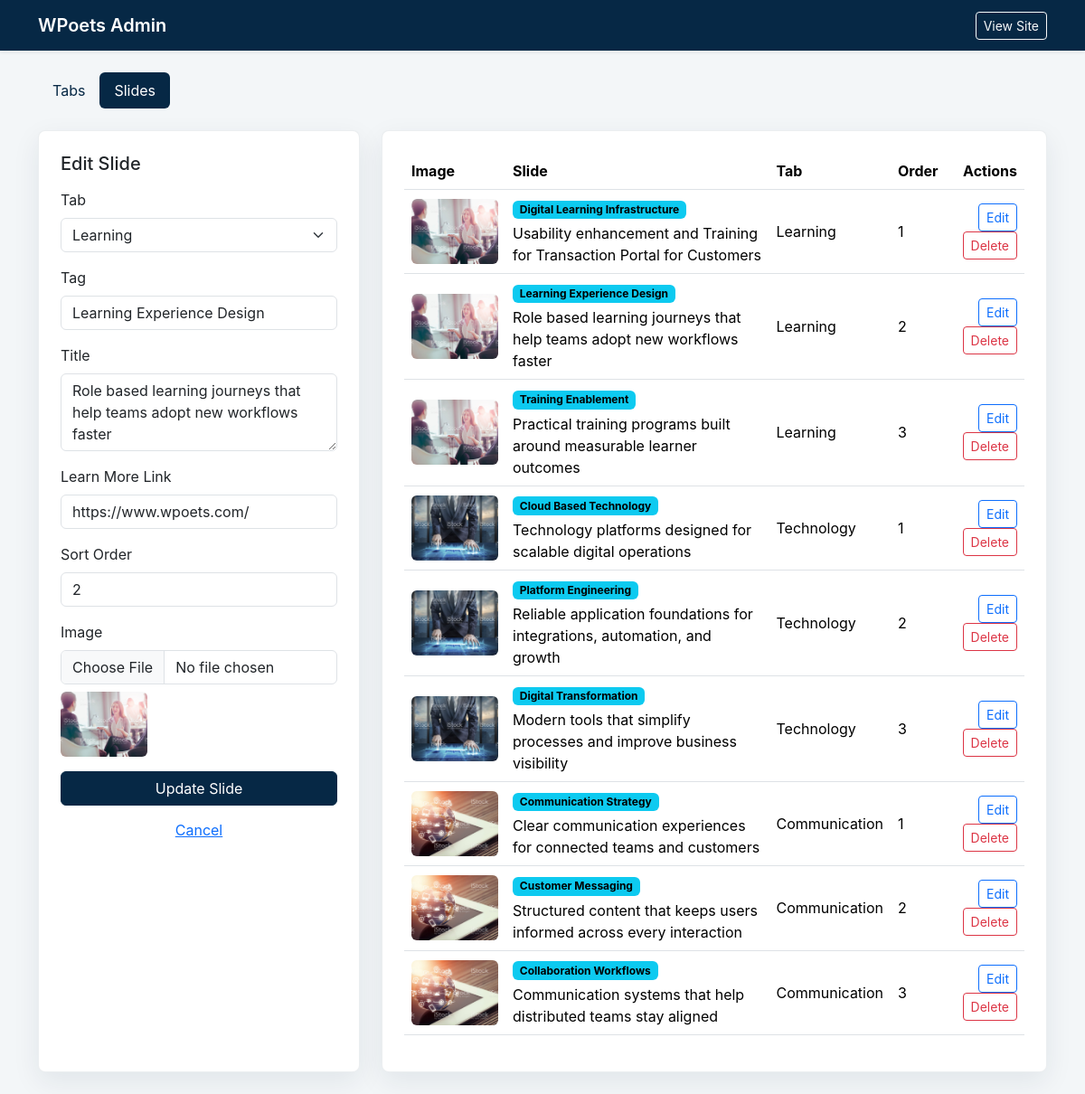
Screenshot of /admin/index.php?resource=slides&action=edit&id=2 with the database file from the repository.
### tables this page shows
CREATE TABLE slides (
  id INT UNSIGNED NOT NULL AUTO_INCREMENT,
  tab_id INT UNSIGNED NOT NULL,
  tag VARCHAR(120) NOT NULL,
  title VARCHAR(255) NOT NULL,
  image VARCHAR(255) NOT NULL,
  learn_more_link VARCHAR(255) NOT NULL DEFAULT '#',
  sort_order INT NOT NULL DEFAULT 0,
  PRIMARY KEY (id),
  INDEX idx_slides_tab_sort (tab_id, sort_order),
  CONSTRAINT fk_slides_tabs
    FOREIGN KEY (tab_id) REFERENCES tabs(id)
    ON DELETE CASCADE
    ON UPDATE CASCADE
);

CREATE TABLE tabs (
  id INT UNSIGNED NOT NULL AUTO_INCREMENT,
  title VARCHAR(120) NOT NULL,
  icon VARCHAR(255) DEFAULT NULL,
  sort_order INT NOT NULL DEFAULT 0,
  PRIMARY KEY (id),
  INDEX idx_tabs_sort_order (sort_order)
);

### controllers/AdminController.php (called while the page is built, shortened)
<?php
require_once __DIR__ . '/../models/Tab.php';
require_once __DIR__ . '/../models/Slide.php';
final class AdminController
{
    private Tab $tabs;
    private Slide $slides;
    public function __construct(private readonly PDO $db)
    {
        $this->tabs = new Tab($db);
        $this->slides = new Slide($db);
    }
    public function handle(): void
    {
        $resource = $_GET['resource'] ?? 'tabs';
        $action = $_GET['action'] ?? 'index';
        try {
            $this->renderPage($resource, $action);
        } catch (Throwable $exception) {
            $error = $exception->getMessage();
            $this->renderPage($resource, $action, $error);
        }
    }
    private function renderPage(string $resource, string $action, ?string $error = null): void
    {
        $tabs = $this->tabs->all();
        $slides = $this->slides->all();
        if ($resource === 'slides' && $action === 'edit') {
            $editingSlide = $this->slides->find((int) ($_GET['id'] ?? 0));
        }
        require __DIR__ . '/../views/admin/layout.php';
    }
}

### admin/index.php (called while the page is built, shortened)
<?php
require_once __DIR__ . '/../config/config.php';
require_once __DIR__ . '/../controllers/AdminController.php';
$controller = new AdminController(Database::connection());
$controller->handle();

### models/Slide.php (called while the page is built, shortened)
<?php
final class Slide
{
    public function all(): array
    {
        $stmt = $this->db->query(
            'SELECT slides.*, tabs.title AS tab_title
             FROM slides
             INNER JOIN tabs ON tabs.id = slides.tab_id
             ORDER BY tabs.sort_order ASC, slides.sort_order ASC, slides.id ASC'
        );
        return $stmt->fetchAll();
    }
    public function find(int $id): ?array
    {
        $stmt = $this->db->prepare('SELECT * FROM slides WHERE id = :id');
        $stmt->execute(['id' => $id]);
        $slide = $stmt->fetch();
        return $slide ?: null;
    }
}

### config/config.php (called while the page is built, shortened)
<?php
function e(?string $value): string
{
    return htmlspecialchars((string) $value, ENT_QUOTES, 'UTF-8');
}
function admin_url(string $query = ''): string
{
    $path = rtrim(BASE_URL, '/') . '/admin/index.php';
    return $query === '' ? $path : $path . '?' . ltrim($query, '?');
}

### models/Tab.php (called while the page is built, shortened)
<?php
final class Tab
{
    public function all(): array
    {
        $stmt = $this->db->query('SELECT * FROM tabs ORDER BY sort_order ASC, id ASC');
        return $stmt->fetchAll();
    }
}

### views/admin/slides.php (the view, shortened to what this page needs)
<?php
$isEditing = is_array($editingSlide);
$formAction = $isEditing ? admin_url('resource=slides&action=edit&id=' . (int) $editingSlide['id']) : admin_url('resource=slides&action=create');
?>
<div class="row g-4">
    <div class="col-lg-4">
        <div class="admin-card">
            <h1 class="h5 mb-3"><?= $isEditing ? 'Edit Slide' : 'Create Slide' ?></h1>
            <form method="post" action="<?= e($formAction) ?>" enctype="multipart/form-data">
                <div class="mb-3">
                    <label class="form-label" for="tab_id">Tab</label>
                    <select class="form-select" id="tab_id" name="tab_id" required>
                        <?php foreach ($tabs as $tab): ?>
                            <option value="<?= (int) $tab['id'] ?>" <?= (int) ($editingSlide['tab_id'] ?? 0) === (int) $tab['id'] ? 'selected' : '' ?>>
                                <?= e($tab['title']) ?>
                            </option>
                        <?php endforeach; ?>
                    </select>
                </div>
                <div class="mb-3">
                    <label class="form-label" for="tag">Tag</label>
                    <input class="form-control" id="tag" name="tag" required value="<?= e($editingSlide['tag'] ?? '') ?>">
                </div>
                <div class="mb-3">
                    <label class="form-label" for="title">Title</label>
                    <textarea class="form-control" id="title" name="title" rows="3" required><?= e($editingSlide['title'] ?? '') ?></textarea>
                </div>
                <div class="mb-3">
                    <label class="form-label" for="learn_more_link">Learn More Link</label>
                    <input class="form-control" id="learn_more_link" name="learn_more_link" value="<?= e($editingSlide['learn_more_link'] ?? '#') ?>">
                </div>
                <div class="mb-3">
                    <label class="form-label" for="sort_order">Sort Order</label>
                    <input class="form-control" id="sort_order" type="number" name="sort_order" value="<?= e((string) ($editingSlide['sort_order'] ?? 0)) ?>">
                </div>
                <div class="mb-3">
                    <label class="form-label" for="image">Image</label>
                    <input class="form-control" id="image" type="file" name="image" accept="image/*" <?= $isEditing ? '' : 'required' ?>>
                    <?php if (!empty($editingSlide['image'])): ?>
                        <img class="preview-slide mt-2" src="../<?= e($editingSlide['image']) ?>" alt="">
                    <?php endif; ?>
                </div>
                <button class="btn btn-primary w-100" type="submit"><?= $isEditing ? 'Update Slide' : 'Create Slide' ?></button>
                <?php if ($isEditing): ?>
                    <a class="btn btn-link w-100 mt-2" href="<?= e(admin_url('resource=slides')) ?>">Cancel</a>
                <?php endif; ?>
            </form>
        </div>
    </div>
    <div class="col-lg-8">
        <div class="admin-card">
            <div class="table-responsive">
                <table class="table align-middle">
                    <thead>
                    <tr>
                        <th>Image</th>
                        <th>Slide</th>
                        <th>Tab</th>
                        <th>Order</th>
                        <th class="text-end">Actions</th>
                    </tr>
                    </thead>
                    <tbody>
                    <?php foreach ($slides as $slide): ?>
                        <tr>
                            <td><img class="preview-slide" src="../<?= e($slide['image']) ?>" alt=""></td>
                            <td>
                                <span class="badge text-bg-info mb-1"><?= e($slide['tag']) ?></span>
                                <div><?= e($slide['title']) ?></div>
                            </td>
                            <td><?= e($slide['tab_title']) ?></td>
                            <td><?= e((string) $slide['sort_order']) ?></td>
                            <td class="text-end">
                                <a class="btn btn-sm btn-outline-primary" href="<?= e(admin_url('resource=slides&action=edit&id=' . (int) $slide['id'])) ?>">Edit</a>
                                <form class="d-inline" method="post" action="<?= e(admin_url('resource=slides&action=delete&id=' . (int) $slide['id'])) ?>" onsubmit="return confirm('Delete this slide?')">
                                    <button class="btn btn-sm btn-outline-danger" type="submit">Delete</button>
                                </form>
                            </td>
                        </tr>
                    <?php endforeach; ?>
                    </tbody>
                </table>
            </div>
        </div>
    </div>
</div>

### assets/css/admin.css (style rules this page uses)
:root { --navy: #062845; --soft: #f3f6f8; }
body { min-height: 100vh; background: var(--soft); font-family: "Inter", "Segoe UI", Arial, sans-serif; }
.admin-card { height: 100%; padding: 24px; border: 1px solid rgba(6, 40, 69, 0.08); border-radius: 8px; background: #ffffff; box-shadow: 0 10px 30px rgba(6, 40, 69, 0.08); }
.preview-slide { width: 96px; height: 72px; object-fit: cover; border-radius: 6px; }
.btn-primary { --bs-btn-bg: var(--navy); --bs-btn-border-color: var(--navy); --bs-btn-hover-bg: #0a3c63; --bs-btn-hover-border-color: #0a3c63; }

### rows the page displays
slides: tab_id "Learning", tag "Learning Experience Design", title "Role based learning journeys that help teams adopt new workflows faster", learn_more_link "https://www.wpoets.com/", sort_order "2", image (picture), tab.title "Learning"
slides: image (picture), tag "Digital Learning Infrastructure", title "Usability enhancement and Training for Transaction Portal for Customers", tab.title "Learning", sort_order "1"
slides: image (picture), tag "Training Enablement", title "Practical training programs built around measurable learner outcomes", tab.title "Learning", sort_order "3"
slides: image (picture), tag "Cloud Based Technology", title "Technology platforms designed for scalable digital operations", tab.title "Technology", sort_order "1"
slides: image (picture), tag "Platform Engineering", title "Reliable application foundations for integrations, automation, and growth", tab.title "Technology", sort_order "2"
slides: image (picture), tag "Digital Transformation", title "Modern tools that simplify processes and improve business visibility", tab.title "Technology", sort_order "3"
slides: image (picture), tag "Communication Strategy", title "Clear communication experiences for connected teams and customers", tab.title "Communication", sort_order "1"
slides: image (picture), tag "Customer Messaging", title "Structured content that keeps users informed across every interaction", tab.title "Communication", sort_order "2"
slides: image (picture), tag "Collaboration Workflows", title "Communication systems that help distributed teams stay aligned", tab.title "Communication", sort_order "3"
